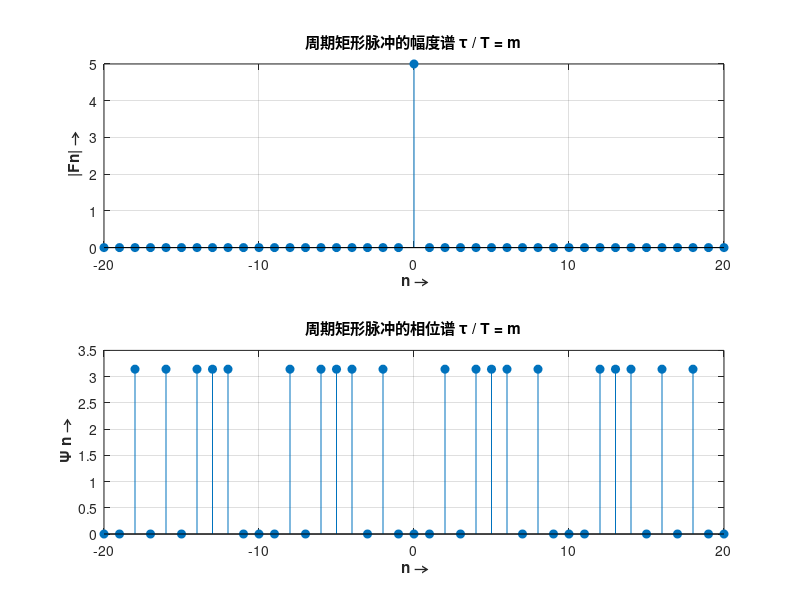

Here is the MATLAB script that generated this plot:
% 信号与系统实验三
% 2023-04-24

m = input('输入占空比:');
n = -20:20;
F = zeros(size(n));

for ii = -20:20
    F(ii + 21) = sin(ii * pi * m) / (ii * pi + eps);
end

F(21) = m;
F1 = abs(F);
phaF = angle(F); % 复角

% 幅度谱
subplot(2, 1, 1);
stem(n, F1, 'fill');
xlabel('\bf n \rightarrow');
ylabel('\bf |Fn| \rightarrow');
title('周期矩形脉冲的幅度谱 \tau / T = m');
grid on;

% 相位谱
subplot(2, 1, 2);
stem(n, phaF, 'fill');
xlabel('\bf n \rightarrow');
ylabel('\bf \Psi n \rightarrow');
title('周期矩形脉冲的相位谱 \tau / T = m');
grid on;
